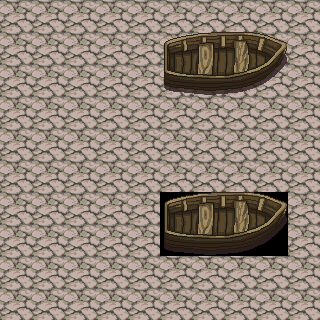

Tiled map render using the project's own tile images. Description and the whole map definition, tile-layer contents included, below:
An orthogonal 10x10 tile map with 32x32 px tiles, 2 tile layers (Background, Foreground).

<map version="1.0" orientation="orthogonal" renderorder="right-down" width="10" height="10" tilewidth="32" tileheight="32" nextobjectid="1">
 <tileset firstgid="1" name="PathAndObjects" tilewidth="32" tileheight="32">
  <image source="../images/PathAndObjects.png" width="512" height="512" />
 </tileset>
 <layer name="Background" width="10" height="10">
  <data>
   <tile gid="18" />
   <tile gid="18" />
   <tile gid="18" />
   <tile gid="18" />
   <tile gid="18" />
   <tile gid="18" />
   <tile gid="18" />
   <tile gid="18" />
   <tile gid="18" />
   <tile gid="18" />
   <tile gid="18" />
   <tile gid="18" />
   <tile gid="18" />
   <tile gid="18" />
   <tile gid="18" />
   <tile gid="18" />
   <tile gid="18" />
   <tile gid="18" />
   <tile gid="18" />
   <tile gid="18" />
   <tile gid="18" />
   <tile gid="18" />
   <tile gid="18" />
   <tile gid="18" />
   <tile gid="18" />
   <tile gid="18" />
   <tile gid="18" />
   <tile gid="18" />
   <tile gid="18" />
   <tile gid="18" />
   <tile gid="18" />
   <tile gid="18" />
   <tile gid="18" />
   <tile gid="18" />
   <tile gid="18" />
   <tile gid="18" />
   <tile gid="18" />
   <tile gid="18" />
   <tile gid="18" />
   <tile gid="18" />
   <tile gid="18" />
   <tile gid="18" />
   <tile gid="18" />
   <tile gid="18" />
   <tile gid="18" />
   <tile gid="18" />
   <tile gid="18" />
   <tile gid="18" />
   <tile gid="18" />
   <tile gid="18" />
   <tile gid="18" />
   <tile gid="18" />
   <tile gid="18" />
   <tile gid="18" />
   <tile gid="18" />
   <tile gid="18" />
   <tile gid="18" />
   <tile gid="18" />
   <tile gid="18" />
   <tile gid="18" />
   <tile gid="18" />
   <tile gid="18" />
   <tile gid="18" />
   <tile gid="18" />
   <tile gid="18" />
   <tile gid="229" />
   <tile gid="230" />
   <tile gid="231" />
   <tile gid="232" />
   <tile gid="18" />
   <tile gid="18" />
   <tile gid="18" />
   <tile gid="18" />
   <tile gid="18" />
   <tile gid="18" />
   <tile gid="245" />
   <tile gid="246" />
   <tile gid="247" />
   <tile gid="248" />
   <tile gid="18" />
   <tile gid="18" />
   <tile gid="18" />
   <tile gid="18" />
   <tile gid="18" />
   <tile gid="18" />
   <tile gid="18" />
   <tile gid="18" />
   <tile gid="18" />
   <tile gid="18" />
   <tile gid="18" />
   <tile gid="18" />
   <tile gid="18" />
   <tile gid="18" />
   <tile gid="18" />
   <tile gid="18" />
   <tile gid="18" />
   <tile gid="18" />
   <tile gid="18" />
   <tile gid="18" />
   <tile gid="18" />
  </data>
 </layer>
 <layer name="Foreground" width="10" height="10">
  <data>
   <tile gid="0" />
   <tile gid="0" />
   <tile gid="0" />
   <tile gid="0" />
   <tile gid="0" />
   <tile gid="0" />
   <tile gid="0" />
   <tile gid="0" />
   <tile gid="0" />
   <tile gid="0" />
   <tile gid="0" />
   <tile gid="0" />
   <tile gid="0" />
   <tile gid="0" />
   <tile gid="0" />
   <tile gid="229" />
   <tile gid="230" />
   <tile gid="231" />
   <tile gid="232" />
   <tile gid="0" />
   <tile gid="0" />
   <tile gid="0" />
   <tile gid="0" />
   <tile gid="0" />
   <tile gid="0" />
   <tile gid="245" />
   <tile gid="246" />
   <tile gid="247" />
   <tile gid="248" />
   <tile gid="0" />
   <tile gid="0" />
   <tile gid="0" />
   <tile gid="0" />
   <tile gid="0" />
   <tile gid="0" />
   <tile gid="0" />
   <tile gid="0" />
   <tile gid="0" />
   <tile gid="0" />
   <tile gid="0" />
   <tile gid="0" />
   <tile gid="0" />
   <tile gid="0" />
   <tile gid="0" />
   <tile gid="0" />
   <tile gid="0" />
   <tile gid="0" />
   <tile gid="0" />
   <tile gid="0" />
   <tile gid="0" />
   <tile gid="0" />
   <tile gid="0" />
   <tile gid="0" />
   <tile gid="0" />
   <tile gid="0" />
   <tile gid="0" />
   <tile gid="0" />
   <tile gid="0" />
   <tile gid="0" />
   <tile gid="0" />
   <tile gid="0" />
   <tile gid="0" />
   <tile gid="0" />
   <tile gid="0" />
   <tile gid="0" />
   <tile gid="0" />
   <tile gid="0" />
   <tile gid="0" />
   <tile gid="0" />
   <tile gid="0" />
   <tile gid="0" />
   <tile gid="0" />
   <tile gid="0" />
   <tile gid="0" />
   <tile gid="0" />
   <tile gid="0" />
   <tile gid="0" />
   <tile gid="0" />
   <tile gid="0" />
   <tile gid="0" />
   <tile gid="0" />
   <tile gid="0" />
   <tile gid="0" />
   <tile gid="0" />
   <tile gid="0" />
   <tile gid="0" />
   <tile gid="0" />
   <tile gid="0" />
   <tile gid="0" />
   <tile gid="0" />
   <tile gid="0" />
   <tile gid="0" />
   <tile gid="0" />
   <tile gid="0" />
   <tile gid="0" />
   <tile gid="0" />
   <tile gid="0" />
   <tile gid="0" />
   <tile gid="0" />
   <tile gid="0" />
  </data>
 </layer>
</map>
